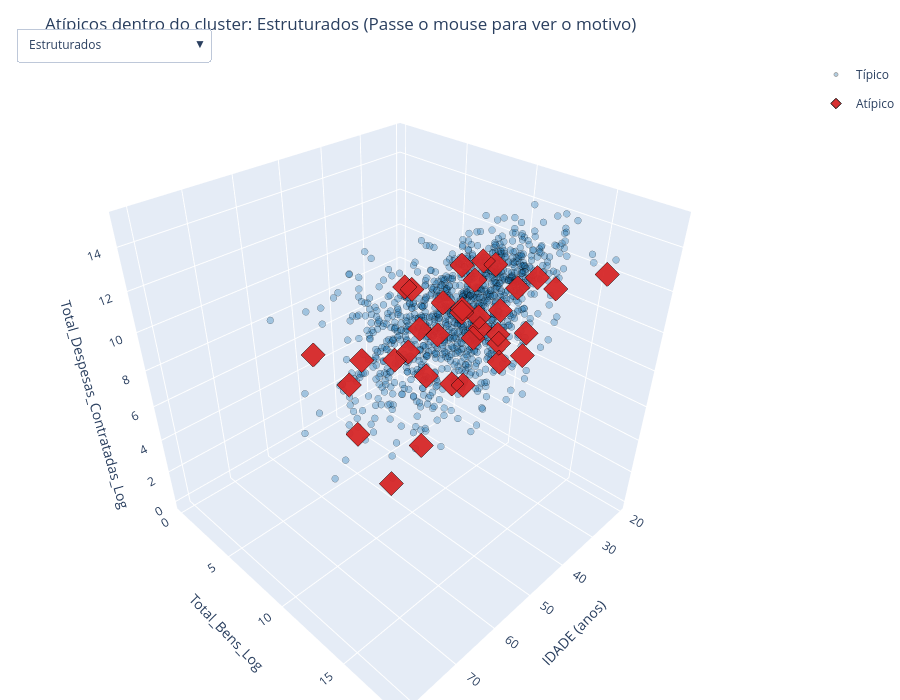

Notebook code for this chart:
### Markdown cell above
### O mesmo recorte, em 3D — filtrando por cluster

Mesma ideia do gráfico 3D global, agora um por cluster: escolham no menu qual grupo olhar (cada cluster usa a sua **própria** padronização, então os pontos vermelhos aqui são atípicos *dentro daquele grupo*, não em relação à base inteira). Os eixos ficam fixos entre um cluster e outro, pra dar pra comparar a posição relativa.

### Code cell
nomes_clusters_ordenados = ['Estruturados', 'Financiados', 'Base Simbólica', 'Patrimônio Sem Campanha']
n_status = len(cores_iso)

fig3d_cluster = go.Figure()
for idx_cluster, nome in enumerate(nomes_clusters_ordenados):
    for status, cor in cores_iso.items():
        sub = df_cluster[(df_cluster['cluster'] == nome) & (df_cluster['anomalia_cluster'] == status)]
        
        customdata = np.stack((
            sub['NM_URNA_CANDIDATO'],
            sub['SG_UF'],
            sub['cluster'],
            sub['anomalia_cluster'],
            sub['score_cluster'],
            sub['motivo_cluster'],
            sub['DS_GRAU_INSTRUCAO'],
            sub['ANOS_ESTUDO'],
            sub['Total_Bens'].map(lambda x: f"R$ {x:,.0f}".replace(',', 'X').replace('.', ',').replace('X', '.')),
            sub['Total_Despesas_Contratadas'].map(lambda x: f"R$ {x:,.0f}".replace(',', 'X').replace('.', ',').replace('X', '.'))
        ), axis=-1)

        fig3d_cluster.add_trace(go.Scatter3d(
            x=sub['IDADE'], y=sub['Total_Bens_Log'], z=sub['Total_Despesas_Contratadas_Log'],
            mode='markers', name=status,
            customdata=customdata,
            marker=dict(
                size=4 if status == 'Típico' else 8,
                color=cor,
                symbol='circle' if status == 'Típico' else 'diamond',
                opacity=0.35 if status == 'Típico' else 0.95,
                line=dict(width=1, color='black'),
            ),
            hovertemplate=(
                '<b>%{customdata[0]} (%{customdata[1]}) — %{customdata[2]}</b><br>' +
                '<b>Status Local:</b> %{customdata[3]} (Score: %{customdata[4]:.3f})<br>' +
                '<b>Desvio Interno no Cluster:</b> %{customdata[5]}<br>' +
                '----------------------------------------<br>' +
                '<b>Idade:</b> %{x} anos<br>' +
                '<b>Escolaridade:</b> %{customdata[6]} (%{customdata[7]} anos)<br>' +
                '<b>Bens:</b> %{customdata[8]}<br>' +
                '<b>Despesas:</b> %{customdata[9]}<extra></extra>'
            ),
            visible=(idx_cluster == 0),
            legendgroup=status,
            showlegend=(idx_cluster == 0),
        ))

botoes_cluster = []
for idx_cluster, nome in enumerate(nomes_clusters_ordenados):
    visibilidade = [False] * (len(nomes_clusters_ordenados) * n_status)
    for j in range(n_status):
        visibilidade[idx_cluster * n_status + j] = True
    botoes_cluster.append(dict(
        label=nome, method='update',
        args=[{'visible': visibilidade}, {'title': f'Atípicos dentro do cluster: {nome} (Passe o mouse para ver o motivo)'}],
    ))

fig3d_cluster.update_layout(
    scene=dict(
        xaxis_title='IDADE (anos)',
        yaxis_title='Total_Bens_Log',
        zaxis_title='Total_Despesas_Contratadas_Log',
        xaxis=dict(range=[df_cluster['IDADE'].min() - 2, df_cluster['IDADE'].max() + 2]),
        yaxis=dict(range=[df_cluster['Total_Bens_Log'].min() - 0.5, df_cluster['Total_Bens_Log'].max() + 0.5]),
        zaxis=dict(range=[df_cluster['Total_Despesas_Contratadas_Log'].min() - 0.5, df_cluster['Total_Despesas_Contratadas_Log'].max() + 0.5]),
    ),
    updatemenus=[dict(active=0, buttons=botoes_cluster, x=0.02, y=1.05, xanchor='left')],
    title=f'Atípicos dentro do cluster: {nomes_clusters_ordenados[0]} (Passe o mouse para ver o motivo)',
    height=700, margin=dict(l=0, r=0, b=0, t=60),
)
fig3d_cluster.show()

# Salvar versão interativa em HTML
fig3d_cluster.write_html('images/notebook4/05_grafico_3d_anomalias_cluster.html')
print("Gráfico 3D interativo por cluster salvo em: images/notebook4/05_grafico_3d_anomalias_cluster.html")

### Figure 1 — Plotly figure (JSON) as saved in the notebook; plotly's stock layout.template omitted (floating-point values rounded to 4 significant figures; data arrays with more than 128 entries replaced by an {"elided": "..."} marker saying what was removed)
{"data": [{"customdata": {"elided": "1107x10 mixed values"}, "hovertemplate": "<b>%{customdata[0]} (%{customdata[1]}) — %{customdata[2]}</b><br><b>Status Local:</b> %{customdata[3]} (Score: %{customdata[4]:.3f})<br><b>Desvio Interno no Cluster:</b> %{customdata[5]}<br>----------------------------------------<br><b>Idade:</b> %{x} anos<br><b>Escolaridade:</b> %{customdata[6]} (%{customdata[7]} anos)<br><b>Bens:</b> %{customdata[8]}<br><b>Despesas:</b> %{customdata[9]}<extra></extra>", "legendgroup": "Típico", "marker": {"color": "#1f77b4", "line": {"color": "black", "width": 1}, "opacity": 0.35, "size": 4, "symbol": "circle"}, "mode": "markers", "name": "Típico", "showlegend": true, "type": "scatter3d", "visible": true, "x": {"elided": "1107 int values"}, "y": {"elided": "1107 float values"}, "z": {"elided": "1107 float values"}}, {"customdata": {"elided": "35x10 mixed values"}, "hovertemplate": "<b>%{customdata[0]} (%{customdata[1]}) — %{customdata[2]}</b><br><b>Status Local:</b> %{customdata[3]} (Score: %{customdata[4]:.3f})<br><b>Desvio Interno no Cluster:</b> %{customdata[5]}<br>----------------------------------------<br><b>Idade:</b> %{x} anos<br><b>Escolaridade:</b> %{customdata[6]} (%{customdata[7]} anos)<br><b>Bens:</b> %{customdata[8]}<br><b>Despesas:</b> %{customdata[9]}<extra></extra>", "legendgroup": "Atípico", "marker": {"color": "#d62728", "line": {"color": "black", "width": 1}, "opacity": 0.95, "size": 8, "symbol": "diamond"}, "mode": "markers", "name": "Atípico", "showlegend": true, "type": "scatter3d", "visible": true, "x": [45, 55, 61, 47, 60, 46, 59, 44, 70, 61, 28, 26, 62, 56, 68, 53, 25, 52, 78, 50, 25, 47, 42, 57, 79, 39, 25, 25, 26, 48, 28, 23, 49, 45, 28], "y": [8.294, 16.65, 16.78, 16.51, 13.46, 12.78, 11.29, 9.21, 12.21, 13.5, 9.798, 8.517, 9.904, 14.6, 13.81, 13.88, 9.708, 9.862, 12.42, 11.59, 11.6, 11.9, 12.26, 11.62, 14.97, 18.49, 9.68, 9.798, 13.48, 12.92, 8.517, 11.29, 11.61, 11.68, 11.43], "z": [11.23, 11.84, 14.41, 14.49, 7.091, 13.15, 10.33, 6.847, 8.517, 12.78, 11.36, 7.253, 10.12, 13.33, 6.479, 12.93, 8.594, 12.51, 13.22, 10.63, 6.686, 7.892, 13.49, 10.61, 13.16, 14.48, 7.212, 6.739, 11.06, 8.372, 6.909, 7.645, 12.04, 13.39, 10.66]}, {"customdata": {"elided": "435x10 mixed values"}, "hovertemplate": "<b>%{customdata[0]} (%{customdata[1]}) — %{customdata[2]}</b><br><b>Status Local:</b> %{customdata[3]} (Score: %{customdata[4]:.3f})<br><b>Desvio Interno no Cluster:</b> %{customdata[5]}<br>----------------------------------------<br><b>Idade:</b> %{x} anos<br><b>Escolaridade:</b> %{customdata[6]} (%{customdata[7]} anos)<br><b>Bens:</b> %{customdata[8]}<br><b>Despesas:</b> %{customdata[9]}<extra></extra>", "legendgroup": "Típico", "marker": {"color": "#1f77b4", "line": {"color": "black", "width": 1}, "opacity": 0.35, "size": 4, "symbol": "circle"}, "mode": "markers", "name": "Típico", "showlegend": false, "type": "scatter3d", "visible": false, "x": {"elided": "435 int values"}, "y": {"elided": "435 float values"}, "z": {"elided": "435 float values"}}, {"customdata": {"elided": "14x10 mixed values"}, "hovertemplate": "<b>%{customdata[0]} (%{customdata[1]}) — %{customdata[2]}</b><br><b>Status Local:</b> %{customdata[3]} (Score: %{customdata[4]:.3f})<br><b>Desvio Interno no Cluster:</b> %{customdata[5]}<br>----------------------------------------<br><b>Idade:</b> %{x} anos<br><b>Escolaridade:</b> %{customdata[6]} (%{customdata[7]} anos)<br><b>Bens:</b> %{customdata[8]}<br><b>Despesas:</b> %{customdata[9]}<extra></extra>", "legendgroup": "Atípico", "marker": {"color": "#d62728", "line": {"color": "black", "width": 1}, "opacity": 0.95, "size": 8, "symbol": "diamond"}, "mode": "markers", "name": "Atípico", "showlegend": false, "type": "scatter3d", "visible": false, "x": [48, 54, 43, 55, 50, 44, 68, 30, 64, 61, 25, 51, 53, 50], "y": [6.751, 5.073, 5.966, 3.932, 0.0, 4.085, 0.0, 0.0, 5.485, 0.0, 0.0, 0.0, 0.0, 0.0], "z": [10.79, 11.92, 10.08, 10.28, 7.245, 10.89, 14.87, 5.201, 8.161, 6.066, 14.47, 8.294, 9.209, 13.27]}, {"customdata": {"elided": "328x10 mixed values"}, "hovertemplate": "<b>%{customdata[0]} (%{customdata[1]}) — %{customdata[2]}</b><br><b>Status Local:</b> %{customdata[3]} (Score: %{customdata[4]:.3f})<br><b>Desvio Interno no Cluster:</b> %{customdata[5]}<br>----------------------------------------<br><b>Idade:</b> %{x} anos<br><b>Escolaridade:</b> %{customdata[6]} (%{customdata[7]} anos)<br><b>Bens:</b> %{customdata[8]}<br><b>Despesas:</b> %{customdata[9]}<extra></extra>", "legendgroup": "Típico", "marker": {"color": "#1f77b4", "line": {"color": "black", "width": 1}, "opacity": 0.35, "size": 4, "symbol": "circle"}, "mode": "markers", "name": "Típico", "showlegend": false, "type": "scatter3d", "visible": false, "x": {"elided": "328 int values"}, "y": {"elided": "328 float values"}, "z": {"elided": "328 float values"}}, {"customdata": [["PROFESSOR REGINALDO ALVES", "BA", "Base Simbólica", "Atípico", -0.02678, "Despesas Super-Altas: R$ 48 (z=6.9)", "SUPERIOR COMPLETO", 16, "R$ 0", "R$ 48"], ["MARINA - COLETIVO DAS PRETAS", "MA", "Base Simbólica", "Atípico", -0.04956, "Despesas Super-Altas: R$ 100 (z=8.2)", "SUPERIOR COMPLETO", 16, "R$ 0", "R$ 100"], ["NINO DO RANGEL", "PB", "Base Simbólica", "Atípico", -0.01413, "Patrimônio Super-Alto: R$ 150 (z=7.7)", "ENSINO MÉDIO COMPLETO", 11, "R$ 150", "R$ 0"], ["SERGIO DO REAL PREÇO", "PB", "Base Simbólica", "Atípico", -0.09573, "Despesas Super-Altas: R$ 390 (z=10.7)", "ENSINO FUNDAMENTAL INCOMPLETO", 4, "R$ 0", "R$ 390"], ["ERIVAN COSTA", "PI", "Base Simbólica", "Atípico", -0.0005458, "Despesas Super-Altas: R$ 50 (z=7.0)", "ENSINO MÉDIO COMPLETO", 11, "R$ 0", "R$ 50"], ["SARGENTA GALIANA", "PI", "Base Simbólica", "Atípico", -0.006039, "Patrimônio Super-Alto: R$ 100 (z=7.1)", "ENSINO MÉDIO COMPLETO", 11, "R$ 100", "R$ 0"], ["CICERO ROMÃO", "PI", "Base Simbólica", "Atípico", -0.05379, "Patrimônio Super-Alto: R$ 121 (z=7.4)", "SUPERIOR COMPLETO", 16, "R$ 121", "R$ 0"], ["ALEX CABELO", "PI", "Base Simbólica", "Atípico", -0.008884, "Patrimônio Super-Alto: R$ 15 (z=4.2)", "ENSINO FUNDAMENTAL COMPLETO", 8, "R$ 15", "R$ 0"], ["FRANCISCA PROTETORA", "PI", "Base Simbólica", "Atípico", -0.0017, "Patrimônio Super-Alto: R$ 29 (z=5.2)", "ENSINO MÉDIO INCOMPLETO", 9, "R$ 29", "R$ 0"], ["DARA NETO", "PI", "Base Simbólica", "Atípico", -0.07143, "Patrimônio Super-Alto: R$ 294 (z=8.8)", "SUPERIOR INCOMPLETO", 13, "R$ 294", "R$ 0"], ["AUGUSTO FERREIRA", "PI", "Base Simbólica", "Atípico", -0.006812, "Patrimônio Super-Alto: R$ 12 (z=3.9)", "ENSINO MÉDIO COMPLETO", 11, "R$ 12", "R$ 0"]], "hovertemplate": "<b>%{customdata[0]} (%{customdata[1]}) — %{customdata[2]}</b><br><b>Status Local:</b> %{customdata[3]} (Score: %{customdata[4]:.3f})<br><b>Desvio Interno no Cluster:</b> %{customdata[5]}<br>----------------------------------------<br><b>Idade:</b> %{x} anos<br><b>Escolaridade:</b> %{customdata[6]} (%{customdata[7]} anos)<br><b>Bens:</b> %{customdata[8]}<br><b>Despesas:</b> %{customdata[9]}<extra></extra>", "legendgroup": "Atípico", "marker": {"color": "#d62728", "line": {"color": "black", "width": 1}, "opacity": 0.95, "size": 8, "symbol": "diamond"}, "mode": "markers", "name": "Atípico", "showlegend": false, "type": "scatter3d", "visible": false, "x": [41, 62, 51, 43, 51, 55, 56, 49, 45, 29, 21], "y": [0.0, 0.0, 5.017, 0.0, 0.0, 4.615, 4.803, 2.744, 3.391, 5.686, 2.565], "z": [3.891, 4.615, 0.0, 5.969, 3.932, 0.0, 0.0, 0.0, 0.0, 0.0, 0.0]}, {"customdata": {"elided": "251x10 mixed values"}, "hovertemplate": "<b>%{customdata[0]} (%{customdata[1]}) — %{customdata[2]}</b><br><b>Status Local:</b> %{customdata[3]} (Score: %{customdata[4]:.3f})<br><b>Desvio Interno no Cluster:</b> %{customdata[5]}<br>----------------------------------------<br><b>Idade:</b> %{x} anos<br><b>Escolaridade:</b> %{customdata[6]} (%{customdata[7]} anos)<br><b>Bens:</b> %{customdata[8]}<br><b>Despesas:</b> %{customdata[9]}<extra></extra>", "legendgroup": "Típico", "marker": {"color": "#1f77b4", "line": {"color": "black", "width": 1}, "opacity": 0.35, "size": 4, "symbol": "circle"}, "mode": "markers", "name": "Típico", "showlegend": false, "type": "scatter3d", "visible": false, "x": {"elided": "251 int values"}, "y": {"elided": "251 float values"}, "z": {"elided": "251 float values"}}, {"customdata": [["JANDA DO CONSIGNADO", "BA", "Patrimônio Sem Campanha", "Atípico", -0.02986, "Despesas Super-Altas: R$ 300 (z=5.3)", "ENSINO MÉDIO COMPLETO", 11, "R$ 624.900", "R$ 300"], ["LIS MOREIRA", "BA", "Patrimônio Sem Campanha", "Atípico", -0.04257, "Despesas Super-Altas: R$ 171 (z=4.8)", "SUPERIOR COMPLETO", 16, "R$ 2.500.000", "R$ 171"], ["JONATHAS PEREIRA", "BA", "Patrimônio Sem Campanha", "Atípico", -0.02744, "Despesas Super-Altas: R$ 360 (z=5.5)", "ENSINO MÉDIO COMPLETO", 11, "R$ 47.553", "R$ 360"], ["UBIRAJARA É SHOW PAPAI", "CE", "Patrimônio Sem Campanha", "Atípico", -0.05176, "Escolaridade Atípica: LÊ E ESCREVE (z=-4.0)", "LÊ E ESCREVE", 1, "R$ 3.162.500", "R$ 0"], ["ANTONIA CARIONGO", "MA", "Patrimônio Sem Campanha", "Atípico", -0.03784, "Despesas Super-Altas: R$ 427 (z=5.6)", "ENSINO MÉDIO COMPLETO", 11, "R$ 5.000", "R$ 427"], ["NATHALIA PEDROSA", "PE", "Patrimônio Sem Campanha", "Atípico", -0.03393, "Patrimônio Super-Alto: R$ 48,343,333 (z=3.2)", "SUPERIOR INCOMPLETO", 13, "R$ 48.343.333", "R$ 0"], ["XANDE PESSOA", "PE", "Patrimônio Sem Campanha", "Atípico", -0.06397, "Despesas Super-Altas: R$ 316 (z=5.3)", "SUPERIOR COMPLETO", 16, "R$ 10.000", "R$ 316"], ["PEREIRA SÁ", "PI", "Patrimônio Sem Campanha", "Atípico", -0.04017, "Despesas Super-Altas: R$ 319 (z=5.4)", "ENSINO FUNDAMENTAL COMPLETO", 8, "R$ 117.000", "R$ 319"]], "hovertemplate": "<b>%{customdata[0]} (%{customdata[1]}) — %{customdata[2]}</b><br><b>Status Local:</b> %{customdata[3]} (Score: %{customdata[4]:.3f})<br><b>Desvio Interno no Cluster:</b> %{customdata[5]}<br>----------------------------------------<br><b>Idade:</b> %{x} anos<br><b>Escolaridade:</b> %{customdata[6]} (%{customdata[7]} anos)<br><b>Bens:</b> %{customdata[8]}<br><b>Despesas:</b> %{customdata[9]}<extra></extra>", "legendgroup": "Atípico", "marker": {"color": "#d62728", "line": {"color": "black", "width": 1}, "opacity": 0.95, "size": 8, "symbol": "diamond"}, "mode": "markers", "name": "Atípico", "showlegend": false, "type": "scatter3d", "visible": false, "x": [62, 41, 29, 54, 46, 25, 29, 46], "y": [13.35, 14.73, 10.77, 14.97, 8.517, 17.69, 9.21, 11.67], "z": [5.707, 5.149, 5.89, 0.0, 6.06, 0.0, 5.757, 5.768]}], "layout": {"height": 700, "margin": {"b": 0, "l": 0, "r": 0, "t": 60}, "scene": {"xaxis": {"range": [19, 83], "title": {"text": "IDADE (anos)"}}, "yaxis": {"range": [-0.5, 18.99], "title": {"text": "Total_Bens_Log"}}, "zaxis": {"range": [-0.5, 15.5], "title": {"text": "Total_Despesas_Contratadas_Log"}}}, "title": {"text": "Atípicos dentro do cluster: Estruturados (Passe o mouse para ver o motivo)"}, "updatemenus": [{"active": 0, "buttons": [{"args": [{"visible": [true, true, false, false, false, false, false, false]}, {"title": "Atípicos dentro do cluster: Estruturados (Passe o mouse para ver o motivo)"}], "label": "Estruturados", "method": "update"}, {"args": [{"visible": [false, false, true, true, false, false, false, false]}, {"title": "Atípicos dentro do cluster: Financiados (Passe o mouse para ver o motivo)"}], "label": "Financiados", "method": "update"}, {"args": [{"visible": [false, false, false, false, true, true, false, false]}, {"title": "Atípicos dentro do cluster: Base Simbólica (Passe o mouse para ver o motivo)"}], "label": "Base Simbólica", "method": "update"}, {"args": [{"visible": [false, false, false, false, false, false, true, true]}, {"title": "Atípicos dentro do cluster: Patrimônio Sem Campanha (Passe o mouse para ver o motivo)"}], "label": "Patrimônio Sem Campanha", "method": "update"}], "x": 0.02, "xanchor": "left", "y": 1.05}]}}
